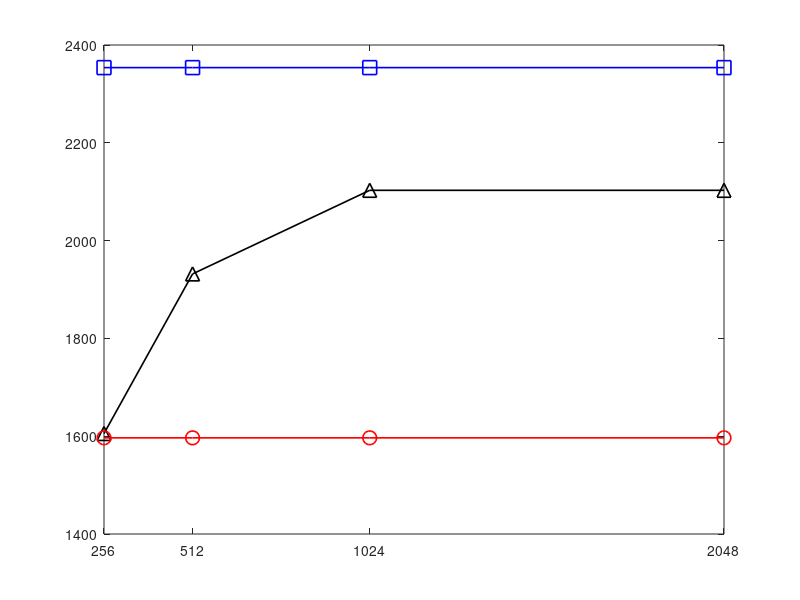

This figure's MATLAB source: (Note: this script raises an error after producing the figure.)
% Compares single-precision CQRRP to double geqrf and getrf
function[] = apple_benchmark()
    Data_in = dlmread('DATA_in/Apple_QR_time_raw_rows_65536_cols_65536_b_sz_start_256_b_sz_end_2048_d_factor_1.250000.txt');

    rows = 2^16;
    cols = 2^16;

    geqrf_gflop = (2 * rows * cols^2 - (2 / 3) * cols^3 + rows * cols + cols^2 + (14 / 3) * cols) / 10^9;
    getrf_gflop = ((rows * cols^2) - (1 / 3) * (cols^3) - (1/2) * (cols^2) + (5 / 6) * cols) / 10^9; 

    Data_out = [];
    for i = 1:size(Data_in, 1)
        Data_out(i, 1) = geqrf_gflop / (Data_in(i, 1) / 10^6); %#ok<AGROW> % CQRRP
        Data_out(i, 2) = geqrf_gflop / (Data_in(i, 2) / 10^6); %#ok<AGROW> % QR
        Data_out(i, 3) = getrf_gflop / (Data_in(i, 3) / 10^6); %#ok<AGROW> % LU
    end
    Data_out

    x = [256 512 1024 2048];
    plot(x, Data_out(:, 1), '-^', 'Color', 'black', "MarkerSize", 10,'LineWidth', 1.2)
    hold on
    plot(x, Data_out(:, 2), '-o', 'Color', 'red', "MarkerSize", 10,'LineWidth', 1.2)
    hold on
    plot(x, Data_out(:, 3), '-s', 'Color', 'blue', "MarkerSize", 10,'LineWidth', 1.2)
    xticks([256 512 1024 2048]);
    %yticks([0 50 150 250]);
    xlim([256 2048]);
    %ylim([0 2000]);
    ax = gca;
    ax.FontSize = 15; 
    grid on
    %ylabel('GFLOP/s', 'FontSize', 15);
    %xlabel('Block size', 'FontSize', 15); 
    legend('ICQRRP(single)', 'GEQRF(double)', 'GETRF(double)')

    %saveas(gcf,'DATA_out/Apple_QR_time_raw_rows_32768_cols_32768_b_sz_start_256_b_sz_end_2048_d_factor_1.000000.png')
end